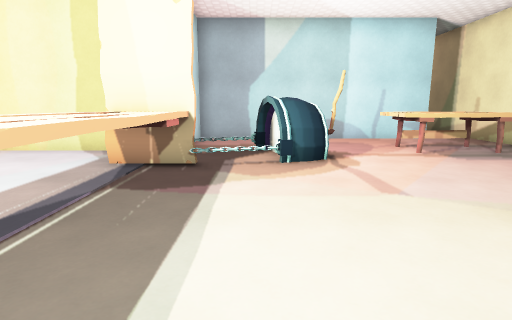
View 1 (above)

13 first-person views from a walk through a 3-D level made in the Godot game engine. The camera is 1.4 m above the floor, tilts 10° down and sees 80° across. The floor is counted in squares, 1 m on a side. Each view is taken from the middle of a square. On the plan, view 1 faces up. The plan holds only what a view shows up to about 14 squares ahead; the rest is blank. Flat picture figures and markers are left out. Some surface patterns are stand-ins.

View 2
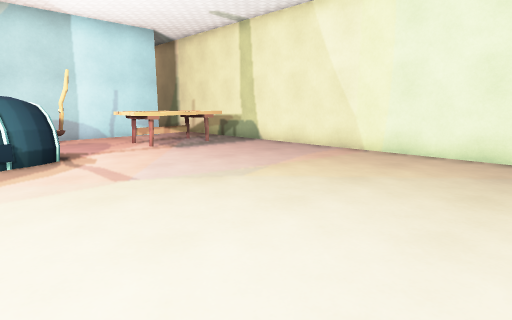

View 3
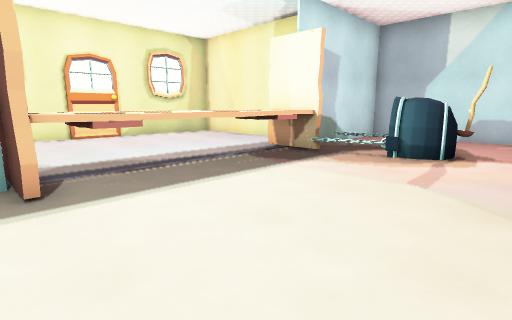

View 4
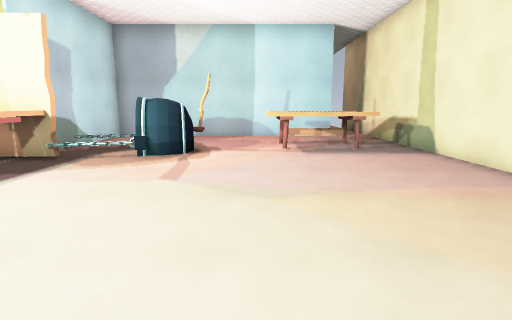

View 5
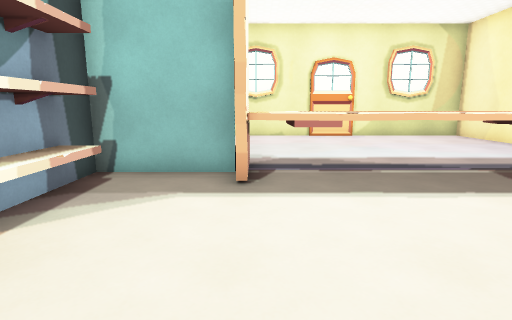

View 6
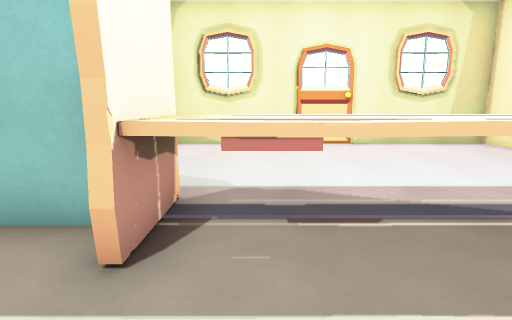

View 7
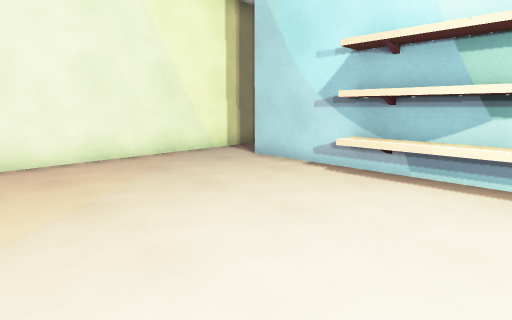

View 8
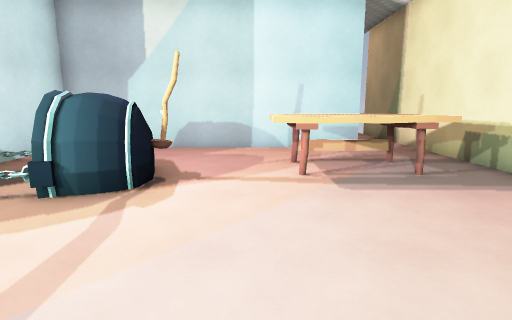

View 9
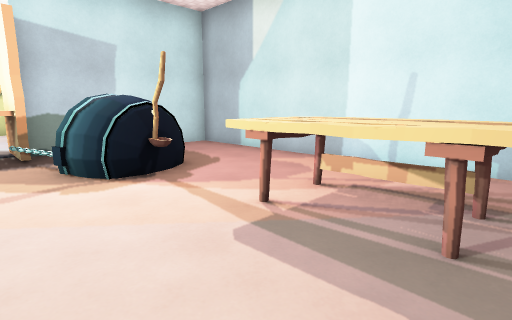

View 10
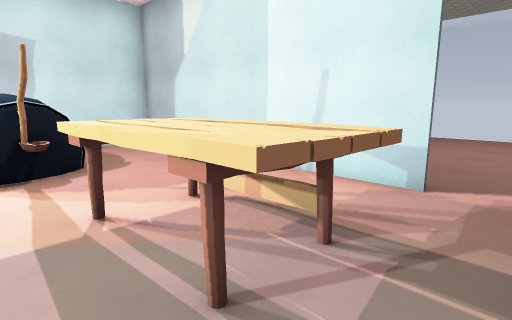

View 11
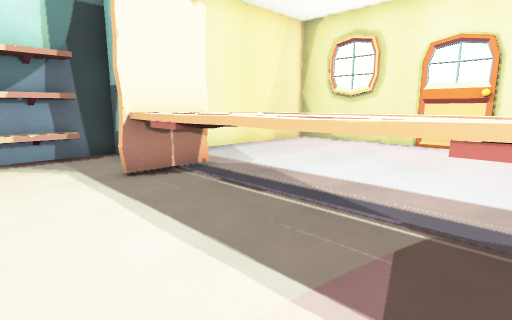

View 12
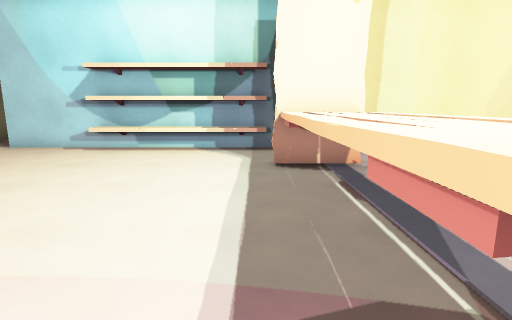

View 13
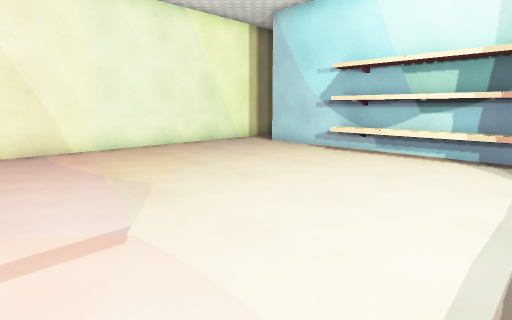

### Floor plan
Key: @ floor where view 1 was taken; # wall or solid block; . floor; D closed door; ^ raised ledge; T table; C cauldron.
Columns run from 11 left of view 1 to 10 right of it. Each row starts with its distance up from view 1.
 23                 ....
 22                 ....
 21                  ...
 20                  ...
 19                  ...
 18                  ...
 17                   ...#
 16                   ...#
 15                   ...#
 14          ##########..#
 13          #...........#
 12          #...........#
 11          #......TTTT.#
 10          #.#C...TTTT.#
  9  #########.CCC..TTTT.#
  8  #......#...C#.......#
  7  #......^^.#.........#
  6  #......^^...........#
  5  #......^^...........#
  4  D......^^...........#
  3  D......^^...........#
  2  #......^^...........#
  1  #......^^...........#
  0  #......^^.@.........#
 -1  #......#............#
 -2 ######### ...........#
 -3          ##########..#
 -4          #         ..#
 -5                     .#
 -6                      #

Positions as (right, up) in squares from view 1, and headings:
1: (0, 0), facing up
2: (0, -1), facing up-right
3: (4, -1), facing up-left
4: (4, -1), facing up
5: (4, 0), facing left
6: (1, 1), facing left
7: (1, 3), facing down-right
8: (4, 3), facing up
9: (8, 6), facing up-left
10: (9, 8), facing up-left
11: (1, 6), facing down-left
12: (-1, 7), facing down
13: (-1, 6), facing down-right
